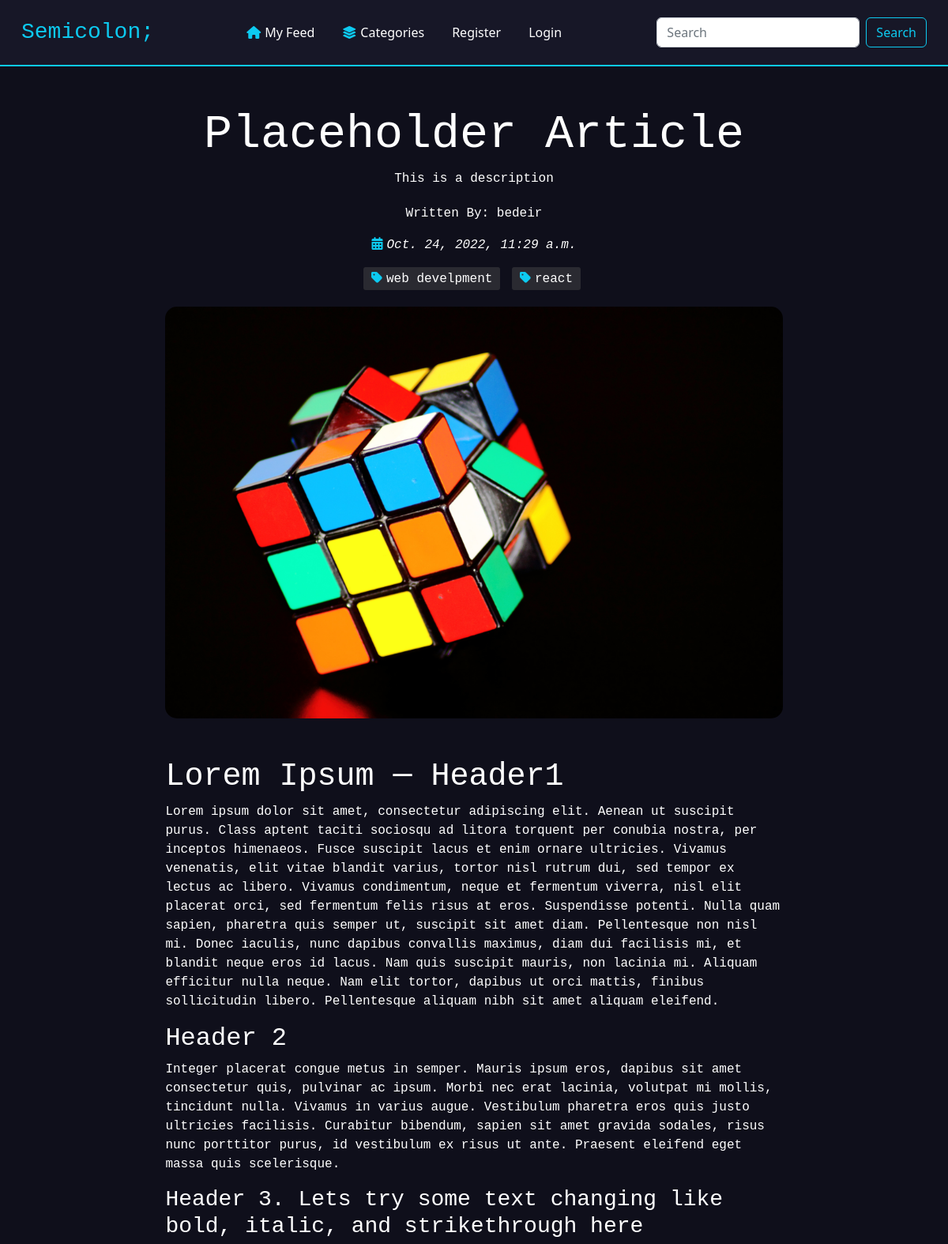
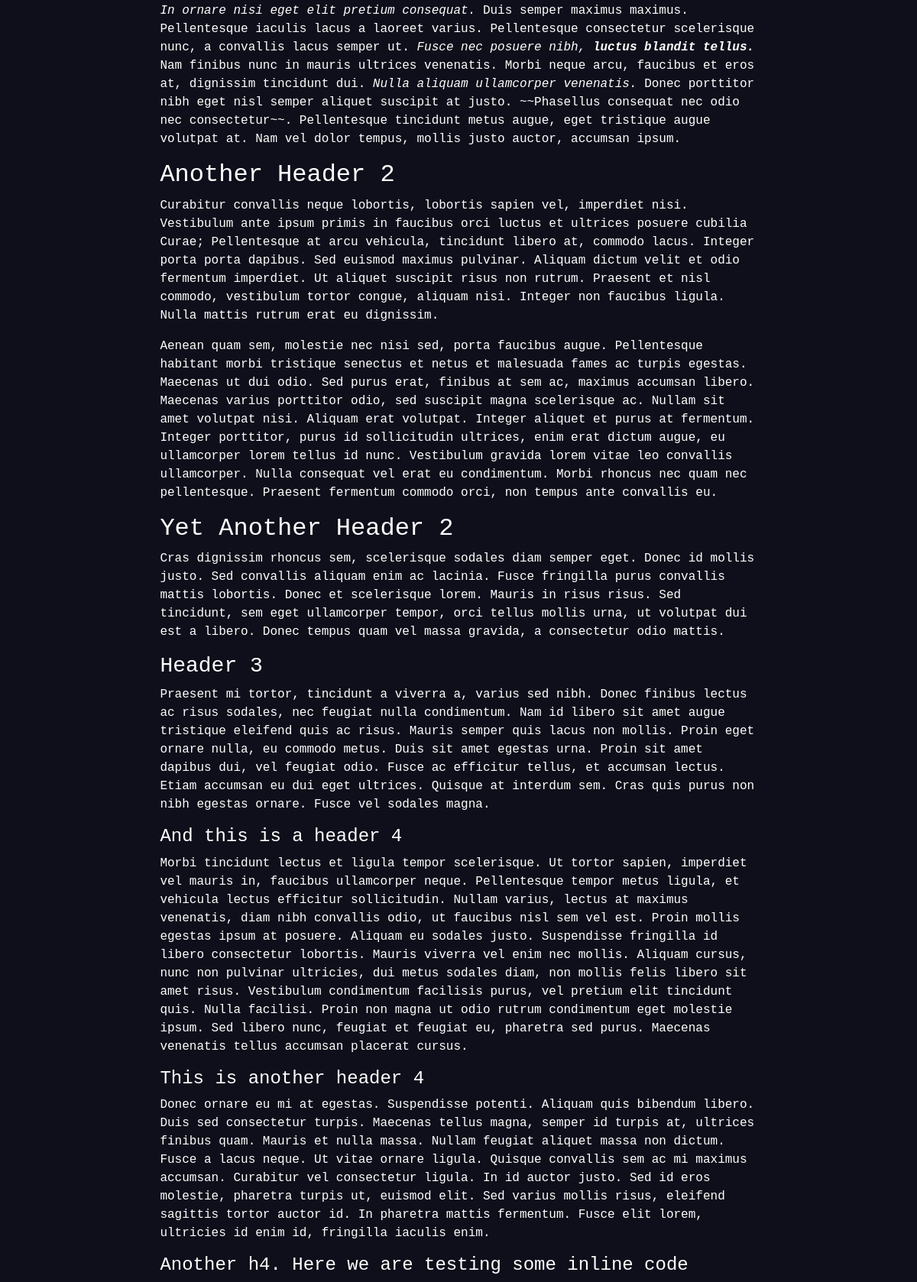
Screenshot of /articles/38 (upper part) with the database file from the repository (2 pictures, top to bottom).
### blog/models.py (models this page shows, shortened)
class Article(models.Model):
  categoryList = [
        ("javascript" , "JavaScript"),
        ("web develpment" , "Web Develpment"),
        ("react" , "React"),
        ("python" , "Python"),
        ("other", "Other"),
    ]
  owner = models.ForeignKey(User, on_delete=models.CASCADE, related_name='articles')
  title = models.CharField(max_length = 200)
  desc = models.CharField(max_length = 200)
  artImage = models.ImageField(upload_to = 'art_photos', default = './images/default.jpg', null = True, blank = True)
  content = models.TextField()
  category = MultiSelectField(choices=categoryList,  max_choices=3)
  created = models.DateTimeField(default=now, editable=False)
  bookmarks = models.ManyToManyField(User, related_name='bookmarks')
  upvote = models.ManyToManyField(User, related_name='up')
  downvote = models.ManyToManyField(User, related_name='down')
  class Meta:
    ordering = ['-created']

### blog/views.py (the view)
# urls.py: path('articles/<str:id>', views.singleArt, name='singleArt'),
def singleArt(request, id):
  art = Article.objects.get(pk= id)
  comments = Comment.objects.filter(article = art).all()
  return render(request, 'singleArt.html', {
    'post': art,
    'content': markdown2.markdown(art.content),
    'comments': comments,
  })

### blog/templates/singleArt.html (shortened to what this page needs)
{% extends './layout.html' %}
{% load static %}
{% block links %}
<link rel="stylesheet" href="{% static 'css/singleArt.css' %}" />
<link rel="stylesheet" href="{% static 'css/add.css' %}">
{% endblock links %}
{% block body %}
<div class="container art-info">
  <div class="art-header">
    <div class="title">
      <h1>{{ post.title }}</h1>
    </div>
    <div class="desc">
      {{ post.desc }}
    </div>
    <div class="about">
      <p>Written By: {{ post.owner }}</p>
      <p style="font-style:italic ;"><i class="fas fa-calendar-alt mr-2"></i>{{ post.created }}</p>
      <ul class="category">
        {% for cat in post.category %}
        <li class="item"><i class="fas fa-tag mr-2"></i>{{cat}}</li>
        {% endfor %}
      </ul>
    </div>
    <div class="image">
      {% if post.artImage %}
      <img src="{{ post.artImage.url }}" alt="article photo">
      {% else %}
      <img src="../../media/images/default.jpg" alt="article photo">
      {% endif %}
    </div>
  </div>
  <div class="art-info-content">{{content|safe}}</div>
</div>
{% endblock body %}

### blog/static/css/layout.css (style rules this page uses)
:root { --base-color: #0f0f1b; --second-color: #171727; --mid-color: #161e2e; --back-color: #bbe1fa; --primary-color: 111, 76, 255; --text-color: 256, 256, 256; }
* { padding: 0; margin: 0; box-sizing: border-box; }
li { margin-right: 19px; }
body { background-color: var(--base-color); display: flex; flex-direction: column; min-height: 100vh; }
i { color: var(--bs-cyan); margin-right: 5px; }

### blog/static/css/singleArt.css (style rules this page uses)
.art-info { margin: 50px auto; color: var(--bs-white); font-family: monospace; }
.art-info .art-header img { width: 70%; border-radius: 15px; }
.art-header { text-align: center; }
.art-header .title h1 { max-width: 100%; width: 100%; font-size: 60px; }
.art-header ul { list-style: none; padding: 0; }
.art-header li { display: inline-block; background: rgba(83, 83, 83, 0.4); border-radius: 3px; padding: 2.5px 10px; margin: 0 5px 5px 0; cursor: default; user-select: none; transition: background-color 0.3s; }
.art-info-content { width: 70%; margin: 50px auto; }
.art-header .about { margin-top: 20px; }

### rows the page displays
Article: title "Placeholder Article", desc "This is a description", owner "bedeir", created "Oct. 24, 2022, 11:29 a.m.", artImage (picture)

### other values shown
{{ cat }} "web develpment" "react"
